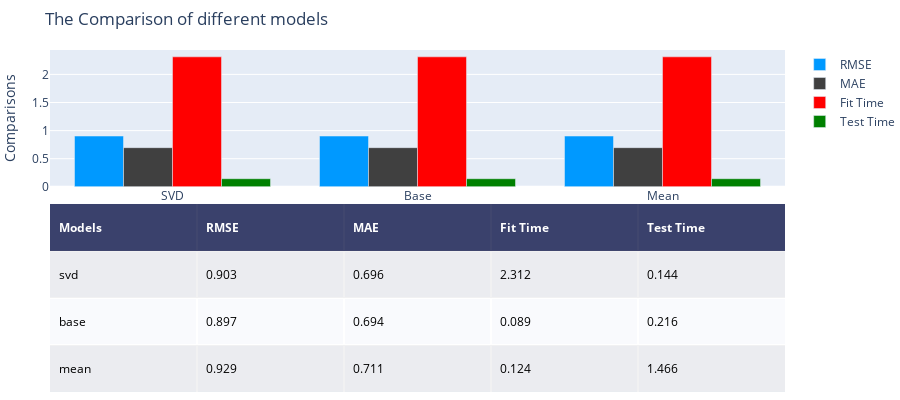

Here is the notebook cell this chart was saved with:
### Code cell
import plotly.graph_objects as go
import plotly.figure_factory as ff
table_data = [['Models','RMSE', 'MAE', 'Fit Time','Test Time'],
              ['svd',svdmodel['test_rmse'].mean().round(3),svdmodel['test_mae'].mean().round(3),round(svdmodel['fit_time'][1],3),round(svdmodel['test_time'][1],3)],
              ['base',basemodel['test_rmse'].mean().round(3),basemodel['test_mae'].mean().round(3),round(basemodel['fit_time'][1],3),round(basemodel['test_time'][1],3)],
              ['mean',meanmodel['test_rmse'].mean().round(3),meanmodel['test_mae'].mean().round(3),round(meanmodel['fit_time'][1],3),round(meanmodel['test_time'][1],3)]]
fig = ff.create_table(table_data, height_constant=20)
teams = ['SVD','Base','Mean']

# create four different bars 
nm = [svdmodel['test_rmse'].mean(),svdmodel['test_rmse'].mean(),svdmodel['test_rmse'].mean()]
fm = [svdmodel['test_mae'].mean(),svdmodel['test_mae'].mean(),svdmodel['test_mae'].mean()]
ns = [svdmodel['fit_time'][1],svdmodel['fit_time'][1],svdmodel['fit_time'][1]]
fs = [svdmodel['test_time'][1],svdmodel['test_time'][1],svdmodel['test_time'][1]]

# Make traces for graph
trace1 = go.Bar(x=teams, y=nm, xaxis='x2', yaxis='y2',
                marker=dict(color='#0099ff'),
                name='RMSE')
trace2 = go.Bar(x=teams, y=fm, xaxis='x2', yaxis='y2',
                marker=dict(color='#404040'),
                name='MAE')
trace3 = go.Bar(x=teams, y=ns, xaxis='x2', yaxis='y2',
                marker=dict(color='red'),
                name='Fit Time')
trace4 = go.Bar(x=teams, y=fs, xaxis='x2', yaxis='y2',
                marker=dict(color='green'),
                name='Test Time')
# Add trace data to figure
fig.add_traces([trace1, trace2,trace3,trace4])
# initialize xaxis2 and yaxis2
fig['layout']['xaxis2'] = {}
fig['layout']['yaxis2'] = {}

# Edit layout for subplots
fig.layout.yaxis.update({'domain': [0, .55]})
fig.layout.yaxis2.update({'domain': [.6, 1]})

# The graph's yaxis2 MUST BE anchored to the graph's xaxis2 and vice versa
fig.layout.yaxis2.update({'anchor': 'x2'})
fig.layout.xaxis2.update({'anchor': 'y2'})
fig.layout.yaxis2.update({'title': 'Comparisons'})

# Update the margins to add a title and see graph x-labels.
fig.layout.margin.update({'t':50, 'l':50})
fig.layout.update({'title': 'The Comparison of different models'})

# Update the height because adding a graph vertically will interact with the plot height calculated for the table
fig.layout.update({'height':400})
fig.show()

### Figure 1 — Plotly figure (JSON) as saved in the notebook; plotly's stock layout.template omitted (floating-point values rounded to 4 significant figures)
{"data": [{"colorscale": [[0, "#00083e"], [0.5, "#ededee"], [1, "#ffffff"]], "hoverinfo": "none", "opacity": 0.75, "showscale": false, "type": "heatmap", "z": [[0, 0, 0, 0, 0], [0.5, 0.5, 0.5, 0.5, 0.5], [1, 1, 1, 1, 1], [0.5, 0.5, 0.5, 0.5, 0.5]]}, {"marker": {"color": "#0099ff"}, "name": "RMSE", "type": "bar", "x": ["SVD", "Base", "Mean"], "xaxis": "x2", "y": [0.9032, 0.9032, 0.9032], "yaxis": "y2"}, {"marker": {"color": "#404040"}, "name": "MAE", "type": "bar", "x": ["SVD", "Base", "Mean"], "xaxis": "x2", "y": [0.6963, 0.6963, 0.6963], "yaxis": "y2"}, {"marker": {"color": "red"}, "name": "Fit Time", "type": "bar", "x": ["SVD", "Base", "Mean"], "xaxis": "x2", "y": [2.312, 2.312, 2.312], "yaxis": "y2"}, {"marker": {"color": "green"}, "name": "Test Time", "type": "bar", "x": ["SVD", "Base", "Mean"], "xaxis": "x2", "y": [0.1436, 0.1436, 0.1436], "yaxis": "y2"}], "layout": {"annotations": [{"align": "left", "font": {"color": "#ffffff"}, "showarrow": false, "text": "<b>Models</b>", "x": -0.45, "xanchor": "left", "xref": "x", "y": 0, "yref": "y"}, {"align": "left", "font": {"color": "#ffffff"}, "showarrow": false, "text": "<b>RMSE</b>", "x": 0.55, "xanchor": "left", "xref": "x", "y": 0, "yref": "y"}, {"align": "left", "font": {"color": "#ffffff"}, "showarrow": false, "text": "<b>MAE</b>", "x": 1.55, "xanchor": "left", "xref": "x", "y": 0, "yref": "y"}, {"align": "left", "font": {"color": "#ffffff"}, "showarrow": false, "text": "<b>Fit Time</b>", "x": 2.55, "xanchor": "left", "xref": "x", "y": 0, "yref": "y"}, {"align": "left", "font": {"color": "#ffffff"}, "showarrow": false, "text": "<b>Test Time</b>", "x": 3.55, "xanchor": "left", "xref": "x", "y": 0, "yref": "y"}, {"align": "left", "font": {"color": "#000000"}, "showarrow": false, "text": "svd", "x": -0.45, "xanchor": "left", "xref": "x", "y": 1, "yref": "y"}, {"align": "left", "font": {"color": "#000000"}, "showarrow": false, "text": "0.903", "x": 0.55, "xanchor": "left", "xref": "x", "y": 1, "yref": "y"}, {"align": "left", "font": {"color": "#000000"}, "showarrow": false, "text": "0.696", "x": 1.55, "xanchor": "left", "xref": "x", "y": 1, "yref": "y"}, {"align": "left", "font": {"color": "#000000"}, "showarrow": false, "text": "2.312", "x": 2.55, "xanchor": "left", "xref": "x", "y": 1, "yref": "y"}, {"align": "left", "font": {"color": "#000000"}, "showarrow": false, "text": "0.144", "x": 3.55, "xanchor": "left", "xref": "x", "y": 1, "yref": "y"}, {"align": "left", "font": {"color": "#000000"}, "showarrow": false, "text": "base", "x": -0.45, "xanchor": "left", "xref": "x", "y": 2, "yref": "y"}, {"align": "left", "font": {"color": "#000000"}, "showarrow": false, "text": "0.897", "x": 0.55, "xanchor": "left", "xref": "x", "y": 2, "yref": "y"}, {"align": "left", "font": {"color": "#000000"}, "showarrow": false, "text": "0.694", "x": 1.55, "xanchor": "left", "xref": "x", "y": 2, "yref": "y"}, {"align": "left", "font": {"color": "#000000"}, "showarrow": false, "text": "0.089", "x": 2.55, "xanchor": "left", "xref": "x", "y": 2, "yref": "y"}, {"align": "left", "font": {"color": "#000000"}, "showarrow": false, "text": "0.216", "x": 3.55, "xanchor": "left", "xref": "x", "y": 2, "yref": "y"}, {"align": "left", "font": {"color": "#000000"}, "showarrow": false, "text": "mean", "x": -0.45, "xanchor": "left", "xref": "x", "y": 3, "yref": "y"}, {"align": "left", "font": {"color": "#000000"}, "showarrow": false, "text": "0.929", "x": 0.55, "xanchor": "left", "xref": "x", "y": 3, "yref": "y"}, {"align": "left", "font": {"color": "#000000"}, "showarrow": false, "text": "0.711", "x": 1.55, "xanchor": "left", "xref": "x", "y": 3, "yref": "y"}, {"align": "left", "font": {"color": "#000000"}, "showarrow": false, "text": "0.124", "x": 2.55, "xanchor": "left", "xref": "x", "y": 3, "yref": "y"}, {"align": "left", "font": {"color": "#000000"}, "showarrow": false, "text": "1.466", "x": 3.55, "xanchor": "left", "xref": "x", "y": 3, "yref": "y"}], "height": 400, "margin": {"b": 0, "l": 50, "r": 0, "t": 50}, "title": {"text": "The Comparison of different models"}, "xaxis": {"dtick": 1, "gridwidth": 2, "showticklabels": false, "tick0": -0.5, "ticks": "", "zeroline": false}, "xaxis2": {"anchor": "y2"}, "yaxis": {"autorange": "reversed", "domain": [0, 0.55], "dtick": 1, "gridwidth": 2, "showticklabels": false, "tick0": 0.5, "ticks": "", "zeroline": false}, "yaxis2": {"anchor": "x2", "domain": [0.6, 1], "title": {"text": "Comparisons"}}}}
